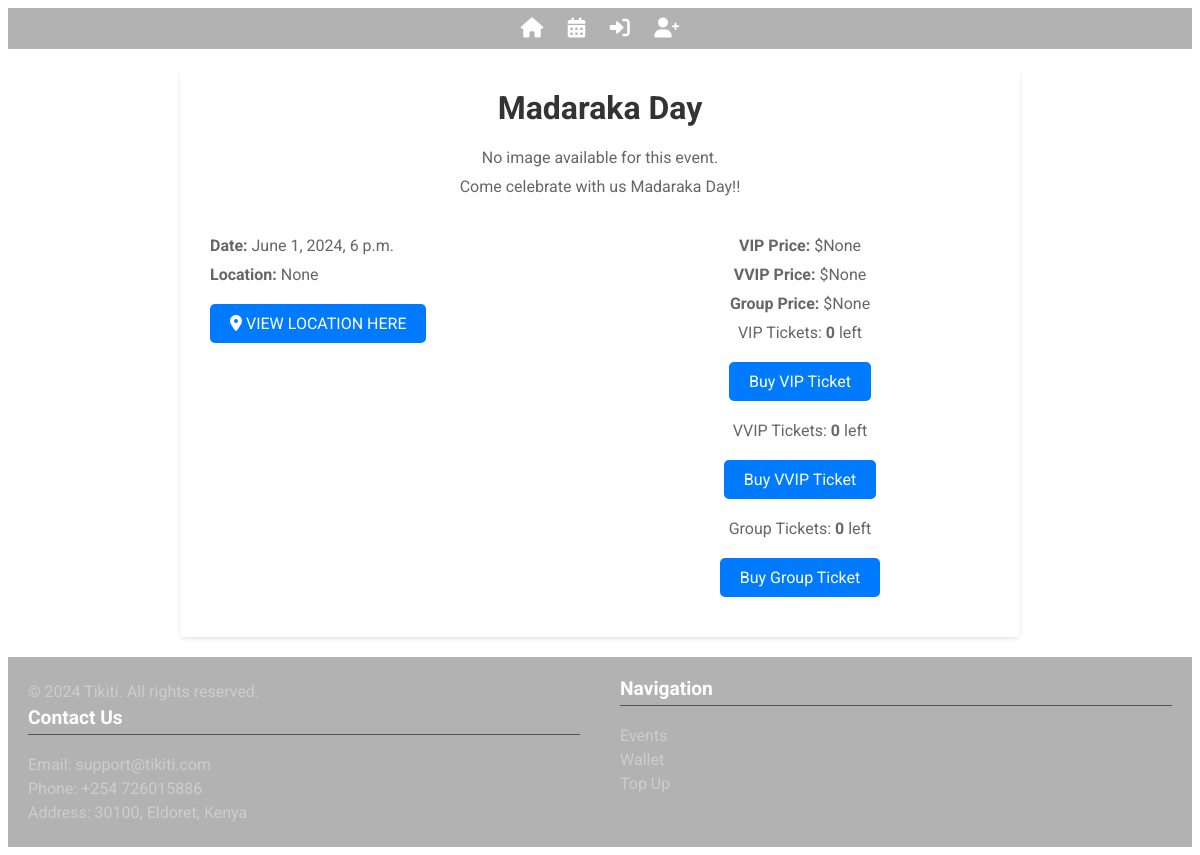
The app's page /events/1/, older data.
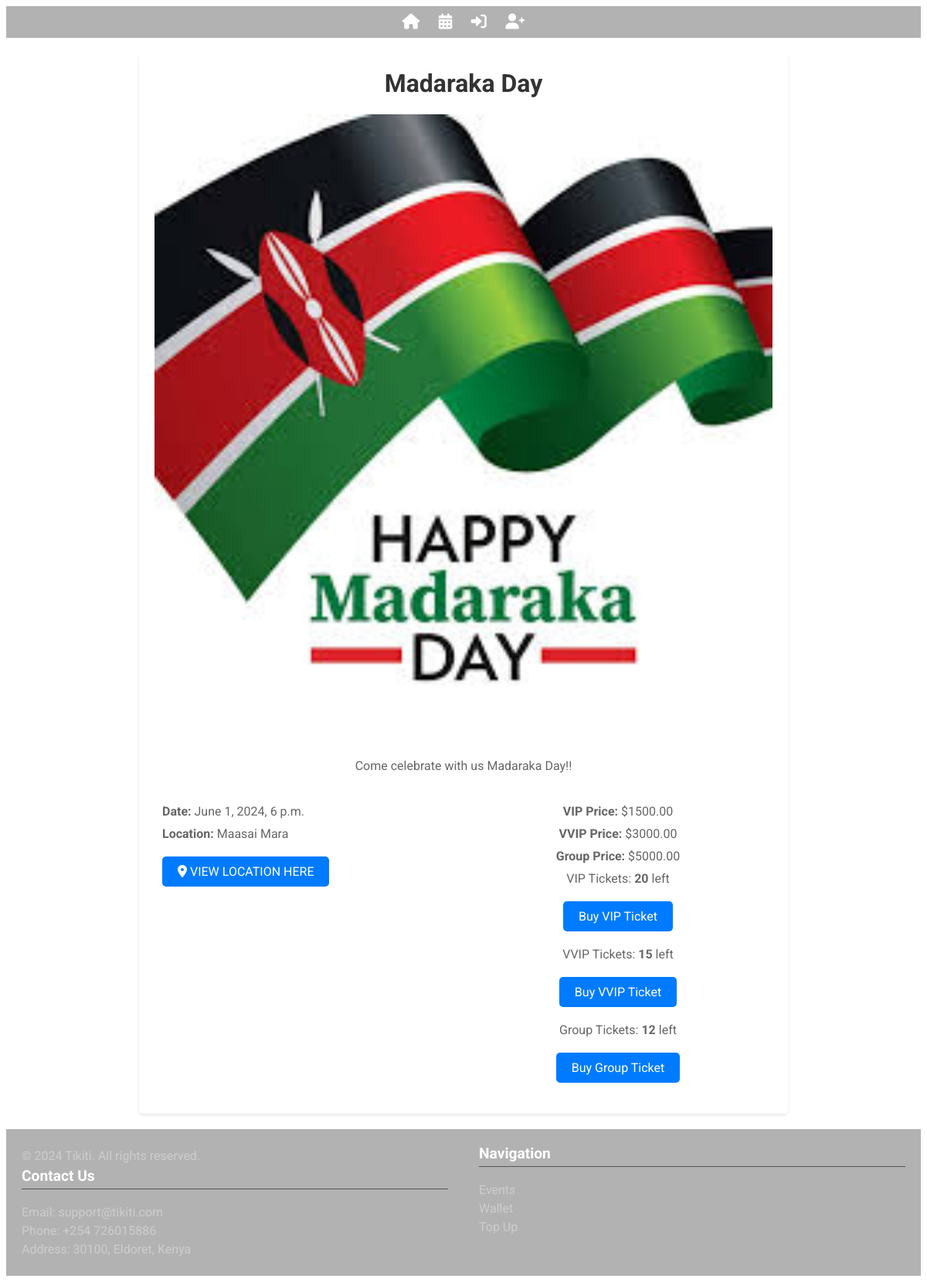
The same page, newer data.
### events/models.py (models this page shows, shortened)
class Event(models.Model):
    name = models.CharField(max_length=255)
    description = models.TextField()
    date = models.DateTimeField()
    price_vip = models.DecimalField(max_digits=10, decimal_places=2, null=True, blank=True)
    price_vvip = models.DecimalField(max_digits=10, decimal_places=2, null=True, blank=True)
    price_group = models.DecimalField(max_digits=10, decimal_places=2, null=True, blank=True)
    tickets_vip = models.PositiveIntegerField(default=0)
    tickets_vvip = models.PositiveIntegerField(default=0)
    tickets_group = models.PositiveIntegerField(default=0)
    image = models.ImageField(upload_to='event_images/', blank=True, null=True)
    organizer = models.ForeignKey(Person, on_delete=models.CASCADE, related_name='organized_events', null=True, blank=True)
    location = models.CharField(max_length=255, blank=True, null=True)

### events/views.py (the view)
# urls.py: path('<int:event_id>/', event_detail, name='event_detail'),
def event_detail(request, event_id):
    event = get_object_or_404(Event, pk=event_id)
    return render(request, 'events/event_detail.html', {'event': event})

### events/templates/events/event_detail.html (shortened to what this page needs)
{% extends 'persons/base.html' %}
{% block content %}
<div class="event-detail-card">
    <h1>{{ event.name }}</h1>
    {% if event.image %}
        <img src="{{ event.image.url }}" alt="{{ event.name }}">
    {% else %}
        <p>No image available for this event.</p>
    {% endif %}
    <p>{{ event.description }}</p>
    <div class="event-details">
        <div class="details-left">
            <p><strong>Date:</strong> {{ event.date }}</p>
            <p><strong>Location:</strong> {{ event.location }}</p>
            <a class="btn" href="https://www.google.com/maps/search/?api=1&query={{ event.location }}">
                <i class="fas fa-map-marker-alt"></i>
                <span class="tooltip-text">VIEW LOCATION HERE</span>
            </a>
        </div>
        <div class="details-right">
            <p><strong>VIP Price:</strong> ${{ event.price_vip }}</p>
            <p><strong>VVIP Price:</strong> ${{ event.price_vvip }}</p>
            <p><strong>Group Price:</strong> ${{ event.price_group }}</p>
            {% if sold_out_vip %}
                <p>VIP Tickets: Sold Out</p>
            {% else %}
                <p>VIP Tickets: <strong>{{ event.tickets_vip }}</strong> left</p>
                <a class="btn" href="{% url 'purchase_ticket' event.id 'vip' %}">Buy VIP Ticket</a>
            {% endif %}
            {% if sold_out_vvip %}
                <p>VVIP Tickets: Sold Out</p>
            {% else %}
                <p>VVIP Tickets: <strong>{{ event.tickets_vvip }}</strong> left</p>
                <a class="btn" href="{% url 'purchase_ticket' event.id 'vvip' %}">Buy VVIP Ticket</a>
            {% endif %}
            {% if sold_out_group %}
                <p>Group Tickets: Sold Out</p>
            {% else %}
                <p>Group Tickets: <strong>{{ event.tickets_group }}</strong> left</p>
                <a class="btn" href="{% url 'purchase_ticket' event.id 'group' %}">Buy Group Ticket</a>
            {% endif %}
        </div>
    </div>
</div>
{% endblock %}

### persons/templates/persons/base.html (shortened to what this page needs)
{% load static %}
<!DOCTYPE html>
<html>
<head>
    <link rel="stylesheet" href="https://cdnjs.cloudflare.com/ajax/libs/font-awesome/6.0.0-beta3/css/all.min.css">
</head>
<body>
    <nav class="navbar">
        <ul>
            <li>
                <a href="{% url 'index' %}">
                    <i class="fa fa-home"></i>
                </a>
            </li>
            <li>
                <a href="{% url 'event_list' %}">
                    <i class="fa fa-calendar-alt"></i>
                </a>
            </li>
            {% if user.is_authenticated %}
                <li>
                    <a href="{% url 'wallet_balance' %}">
                        <i class="fa fa-wallet"></i>
                        <span class="tooltip">Wallet Balance</span>
                    </a>
                </li>
                <li>
                    <a href="{% url 'top_up_wallet' %}">
                        <i class="fa fa-credit-card"></i>
                        <span class="tooltip">Top Up Wallet</span>
                    </a>
                </li>
                <li>
                    <a href="{% url 'logout' %}">
                        <i class="fa fa-sign-out-alt"></i>
                        <span class="tooltip">Log Out</span>
                    </a>
                </li>
            {% else %}
                <li>
                    <a href="{% url 'log_in' %}">
                        <i class="fa fa-sign-in-alt"></i>
                    </a>
                </li>
                <li>
                    <a href="{% url 'sign_up' %}">
                        <i class="fa fa-user-plus"></i>
                    </a>
                </li>
            {% endif %}
        </ul>
    </nav>
    {% block content %}
    {% endblock %}
    <footer>
        <div class="column">
            <p>&copy; 2024 Tikiti. All rights reserved.</p>
            <h3>Contact Us</h3>
            <p>Email: support@tikiti.com</p>
            <p>Phone: +254 726015886</p>
            <p>Address: 30100, Eldoret, Kenya</p>
        </div>
        <div class="column">
            <h3>Navigation</h3>
            <p><a href="{% url 'event_list' %}">Events</a></p>
            <p><a href="{% url 'wallet_balance' %}">Wallet</a></p>
            <p><a href="{% url 'top_up_wallet' %}">Top Up</a></p>
        </div>
    </footer>
</body>
</html>

### persons/templates/persons/base.html (style rules this page uses)
.navbar { background-color: rgba(0, 0, 0, 0.3); padding: 10px; text-align: center; font-family: Arial, sans-serif; }
.navbar ul { list-style: none; padding: 0; margin: 0; }
.navbar li { display: inline-block; margin: 0 10px; position: relative; }
.navbar a { color: #fff; text-decoration: none; font-weight: bold; display: flex; flex-direction: column; align-items: center; }
.navbar a .fa { font-size: 20px; }
footer { background-color: rgba(0, 0, 0, 0.3); color: white; text-align: left; padding: 20px 0; width: 100%; display: flex; justify-content: space-around; }
footer .column { flex: 1; padding: 0 20px; }
footer .column h3 { margin-top: 0; font-size: 1.2em; border-bottom: 1px solid #555; padding-bottom: 5px; }
footer .column p, footer .column a { color: #ccc; text-decoration: none; margin: 5px 0; }

### events/templates/events/event_detail.html (style rules this page uses)
body { background: url('https://images.unsplash.com/photo-1470229722913-7c0e2dbbafd3?q=80&w=2070&auto=format&fit=crop&ixlib=rb-4.0.3&ixid=M3wxMjA3fDB8MHxwaG90by1wYWdlfHx8fGVufDB8fHx8fA%3D%3D') no-repeat center center fixed; background-size: cover; font-family: 'Roboto', Arial, sans-serif; }
.event-detail-card { background-color: rgba(255, 255, 255, 0.8); border-radius: 5px; box-shadow: 0 2px 4px rgba(0, 0, 0, 0.1); overflow: hidden; padding: 20px; max-width: 800px; margin: 20px auto; text-align: center; }
.event-detail-card img { width: 100%; height: auto; border-radius: 5px; margin-bottom: 20px; }
.event-detail-card h1 { margin-top: 0; color: #333; }
.event-detail-card p { color: #666; margin: 10px 0; }
.event-detail-card .btn { display: inline-block; padding: 10px 20px; margin: 10px 0; border-radius: 5px; background-color: #007bff; color: #fff; text-decoration: none; text-align: center; }
.event-detail-card .event-details { display: flex; justify-content: space-between; align-items: flex-start; margin-top: 20px; text-align: left; }
.event-detail-card .event-details .details-left, .event-detail-card .event-details .details-right { flex: 1; padding: 10px; }
.event-detail-card .details-right { text-align: center; }

Row changes from the older to the newer data that the page shows:
changed Event "Madaraka Day": image: picture added; location "None" → "Maasai Mara"; price_vip "None" → "1500.00"; price_vvip "None" → "3000.00"; price_group "None" → "5000.00"; tickets_vip "0" → "20"; tickets_vvip "0" → "15"; tickets_group "0" → "12"; image empty → "event_images/kenya.jpg" (drawn)
Text that changed along with them:
text no longer shown: "No image available for this event."
